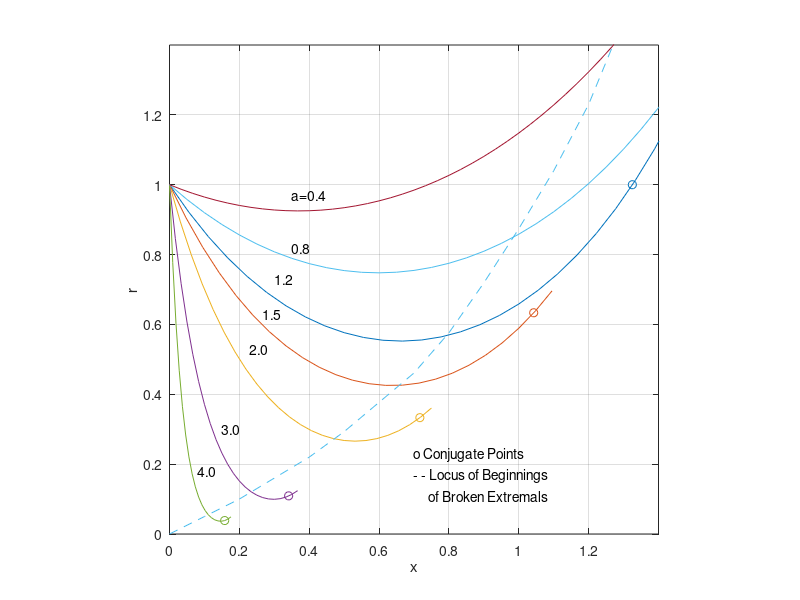

Write MATLAB code to recreate this figure.
% Script f10_09.m; broken extremals & conjugate points for min surface
% area connecting two circular loops; (see Pbs. 3.3.4 and 3.3.5);
% r=cosh(x*cosha-a)/cosh(a) ==> r(0)=1; one-parameter family of curves 
% (parameter=a);                                             7/95, 4/4/02 
%
a=0.4; c=cosh(a); for i=1:45, x6(i)=(i-1)/30; r6(i)=cosh(c*x6(i)-a)/c; end
a=0.8; c=cosh(a); for i=1:30, x5(i)=(i-1)/20; r5(i)=cosh(c*x5(i)-a)/c; end
a=1.2; c=cosh(a); s=sinh(a); for i=1:27, x0(i)=(i-1)/18; y=x0(i)*c-a; 
       r0(i)=cosh(y)/c; d0(i)=cosh(y)*s-sinh(y)*c*(x0(i)*s-1); end;
a=1.5; c=cosh(a); s=sinh(a); for i=1:24, x1(i)=(i-1)/21; y=x1(i)*c-a; 
       r1(i)=cosh(y)/c; d1(i)=cosh(y)*s-sinh(y)*c*(x1(i)*s-1); end;
a=2.0; c=cosh(a); s=sinh(a); for i=1:25, x2(i)=(i-1)/32; y=x2(i)*c-a; 
       r2(i)=cosh(y)/c; d2(i)=cosh(y)*s-sinh(y)*c*(x2(i)*s-1); end;
a=3.0; c=cosh(a); s=sinh(a); for i=1:23, x3(i)=(i-1)/60; y=x3(i)*c-a; 
       r3(i)=cosh(y)/c; d3(i)=cosh(y)*s-sinh(y)*c*(x3(i)*s-1); end;
a=4.0; c=cosh(a); s=sinh(a); for i=1:20, x4(i)=(i-1)/108; y=x4(i)*c-a; 
       r4(i)=cosh(y)/c; d4(i)=cosh(y)*s-sinh(y)*c*(x4(i)*s-1); end;
%
% Broken extremals (flat areas within each disk):
xb=[0:.1:1.2 1.27];
yb=[0 .05 .10 .16 .22 .293 .377 .461 .576 .719 .874 1.04 1.23 1.40]; 
%
figure(1); clf; plot(x0,r0,x1,r1,x2,r2,x3,r3,x4,r4,x5,r5,x6,r6);
hold on; plot(1.3251,1,'o',1.0427,.6334,'o',.7168,.3331,'o', ...
 .3411,.1092,'o',.1579,.0385,'o'); plot(xb,yb,'--'); hold off; grid;
axis([0 1.4 0 1.4]); axis('square'); xlabel('x'); ylabel('r');
text(.7,.23,'o Conjugate Points'); text(.7,.17,'- - Locus of Beginnings');
text(.7,.11,'     of Broken Extremals');
text(.35,.97,'a=0.4'); text(.35,.82,'0.8'); text(.3,.73,'1.2');
text(.265,.63,'1.5'); text(.23,.53,'2.0'); text(.15,.3,'3.0');
text(.08,.18,'4.0');
%print -deps2 \book_do\figures\f10_09
